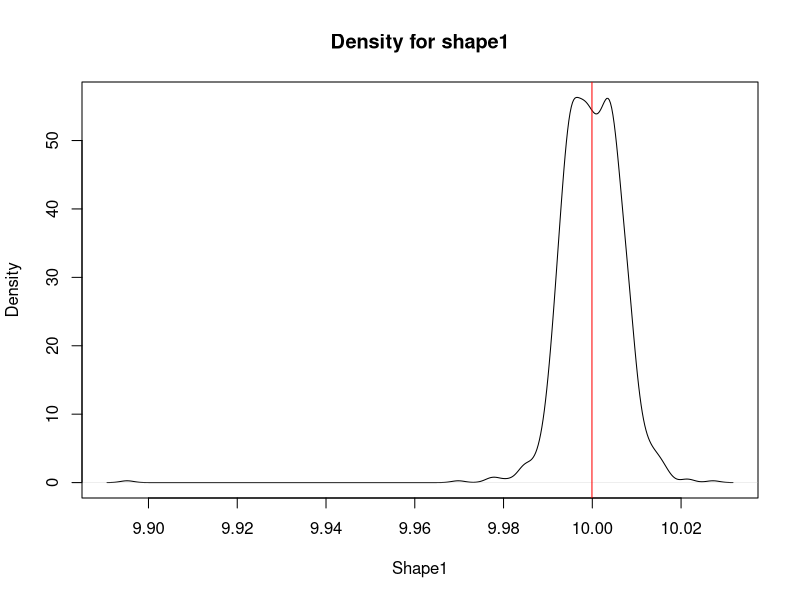
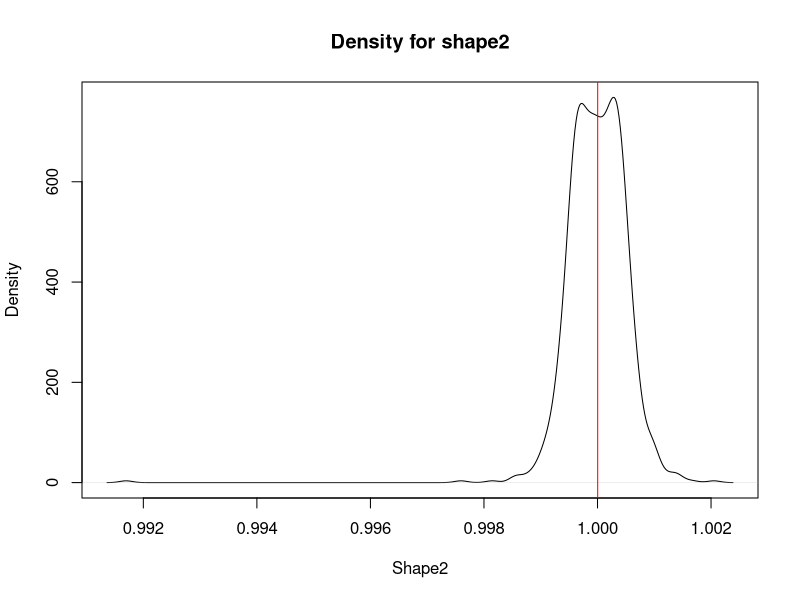

These charts were generated, in order, by the following R code:
## ---- chunk 1
findParamsPrototype <- function(q = c(-1.959964, 0.000000, 1.959964), p = c(0.025,  0.50, 0.975), output = "complete", densit="pnorm", params = c("mean", "sd"), initVals = rep(1, times = l)) {
    l <- length(params)
    cl <- vector("list", 2  + length(params))
    cl[[1]] <- as.name(densit)
    cl[[2]] <- q
    names(cl) <- c(NA, "q", params)
    mode(cl) <- "call"
    quadraticFun <- function(x) {
        cl[3:(l+2)] <- x
        res <- eval(cl)
        sum((res - p)^2)
    }    
    res <- optim(initVals, quadraticFun)
    if (output == "parameters") {
        return(res$par)
    }
    return(res)
}
## ---- chunk 2
# X = seq... is the set of values to try, from min(q) to max(q). 
parameters <- sapply(X = seq(0.6915029, 0.9974714, length.out = 1000),
                     FUN = function(x) {
                         findParamsPrototype(q = c(0.6915029, 0.9330330, 0.9974714),
                                    p = c(0.025, 0.5, 0.975),
                                    densit = "pbeta",
                                    params = c("shape1", "shape2"),
                                    initVals = c(x, x))$par
                     },
                     simplify = TRUE)

plot(density(t(parameters)[, 1]), main = "Density for shape1", xlab = "Shape1", ylab = "Density")
abline(v = median(parameters[1, ]), col = "red")

plot(density(t(parameters)[, 2]), main = "Density for shape2", xlab = "Shape2", ylab = "Density")
abline(v = median(parameters[2, ]), col = "red")
